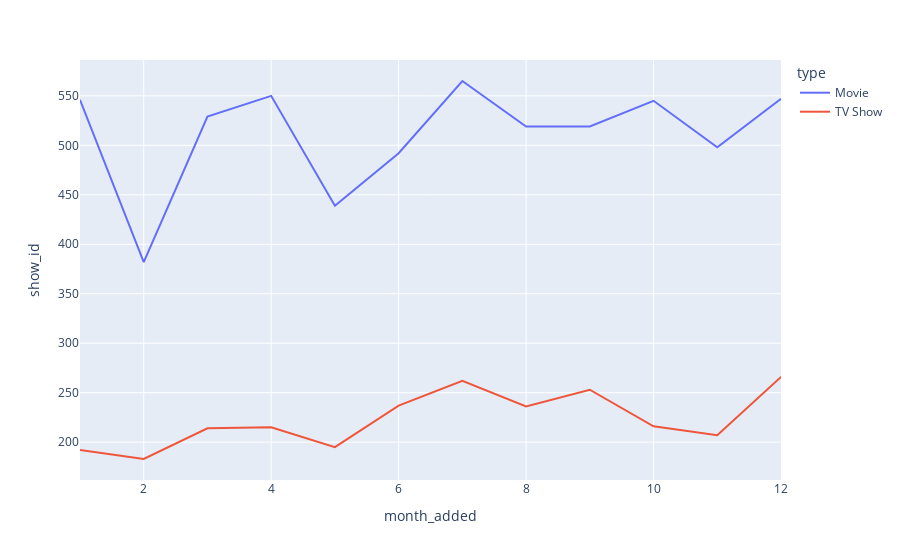

Notebook cell for this chart:
### Code cell
# month_added
df_agg = df.groupby(['month_added', 'type']).agg({
    'show_id': 'count'
}).reset_index()

fig = px.line(df_agg, x='month_added', y='show_id', color='type')
fig.show()

### Figure 1 — Plotly figure (JSON) as saved in the notebook; plotly's stock layout.template omitted (floating-point values rounded to 4 significant figures)
{"data": [{"hovertemplate": "type=Movie<br>month_added=%{x}<br>show_id=%{y}<extra></extra>", "legendgroup": "Movie", "line": {"color": "#636efa", "dash": "solid"}, "marker": {"symbol": "circle"}, "mode": "lines", "name": "Movie", "orientation": "v", "showlegend": true, "type": "scatter", "x": [1, 2, 3, 4, 5, 6, 7, 8, 9, 10, 11, 12], "xaxis": "x", "y": [546, 382, 529, 550, 439, 492, 565, 519, 519, 545, 498, 547], "yaxis": "y"}, {"hovertemplate": "type=TV Show<br>month_added=%{x}<br>show_id=%{y}<extra></extra>", "legendgroup": "TV Show", "line": {"color": "#EF553B", "dash": "solid"}, "marker": {"symbol": "circle"}, "mode": "lines", "name": "TV Show", "orientation": "v", "showlegend": true, "type": "scatter", "x": [1, 2, 3, 4, 5, 6, 7, 8, 9, 10, 11, 12], "xaxis": "x", "y": [192, 183, 214, 215, 195, 237, 262, 236, 253, 216, 207, 266], "yaxis": "y"}], "layout": {"legend": {"title": {"text": "type"}, "tracegroupgap": 0}, "margin": {"t": 60}, "xaxis": {"anchor": "y", "domain": [0, 1], "title": {"text": "month_added"}}, "yaxis": {"anchor": "x", "domain": [0, 1], "title": {"text": "show_id"}}}}
